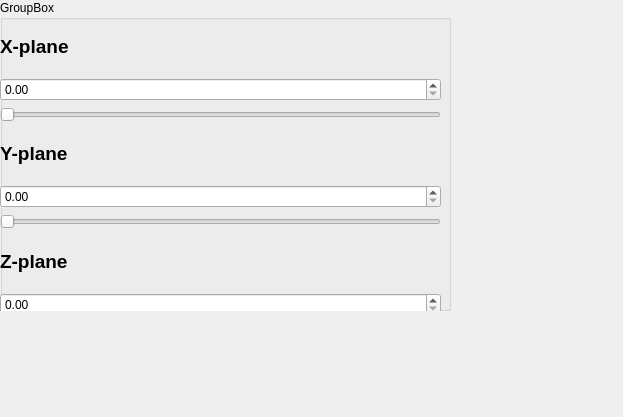
<?xml version="1.0" encoding="UTF-8"?>
<ui version="4.0">
 <class>ViewControl</class>
 <widget class="QWidget" name="ViewControl">
  <property name="geometry">
   <rect>
    <x>0</x>
    <y>0</y>
    <width>623</width>
    <height>417</height>
   </rect>
  </property>
  <property name="windowTitle">
   <string>Form</string>
  </property>
  <widget class="QGroupBox" name="groupBox">
   <property name="geometry">
    <rect>
     <x>0</x>
     <y>0</y>
     <width>451</width>
     <height>311</height>
    </rect>
   </property>
   <property name="title">
    <string>GroupBox</string>
   </property>
   <widget class="QWidget" name="layoutWidget">
    <property name="geometry">
     <rect>
      <x>0</x>
      <y>20</y>
      <width>441</width>
      <height>317</height>
     </rect>
    </property>
    <layout class="QVBoxLayout" name="verticalLayout">
     <item>
      <widget class="QLabel" name="label_x">
       <property name="font">
        <font>
         <pointsize>14</pointsize>
         <weight>75</weight>
         <bold>true</bold>
        </font>
       </property>
       <property name="text">
        <string>X-plane</string>
       </property>
      </widget>
     </item>
     <item>
      <widget class="QDoubleSpinBox" name="spinBox_x"/>
     </item>
     <item>
      <widget class="QSlider" name="horizontal_slider_x">
       <property name="orientation">
        <enum>Qt::Horizontal</enum>
       </property>
      </widget>
     </item>
     <item>
      <widget class="QLabel" name="label_y">
       <property name="font">
        <font>
         <pointsize>14</pointsize>
         <weight>75</weight>
         <bold>true</bold>
        </font>
       </property>
       <property name="text">
        <string>Y-plane</string>
       </property>
      </widget>
     </item>
     <item>
      <widget class="QDoubleSpinBox" name="spinBox_y"/>
     </item>
     <item>
      <widget class="QSlider" name="horizontal_slider_y">
       <property name="orientation">
        <enum>Qt::Horizontal</enum>
       </property>
      </widget>
     </item>
     <item>
      <widget class="QLabel" name="label_z">
       <property name="font">
        <font>
         <pointsize>14</pointsize>
         <weight>75</weight>
         <bold>true</bold>
        </font>
       </property>
       <property name="text">
        <string>Z-plane</string>
       </property>
      </widget>
     </item>
     <item>
      <widget class="QDoubleSpinBox" name="spinBox_z"/>
     </item>
     <item>
      <widget class="QSlider" name="horizontal_slider_z">
       <property name="orientation">
        <enum>Qt::Horizontal</enum>
       </property>
      </widget>
     </item>
    </layout>
   </widget>
  </widget>
 </widget>
 <resources/>
 <connections/>
</ui>
